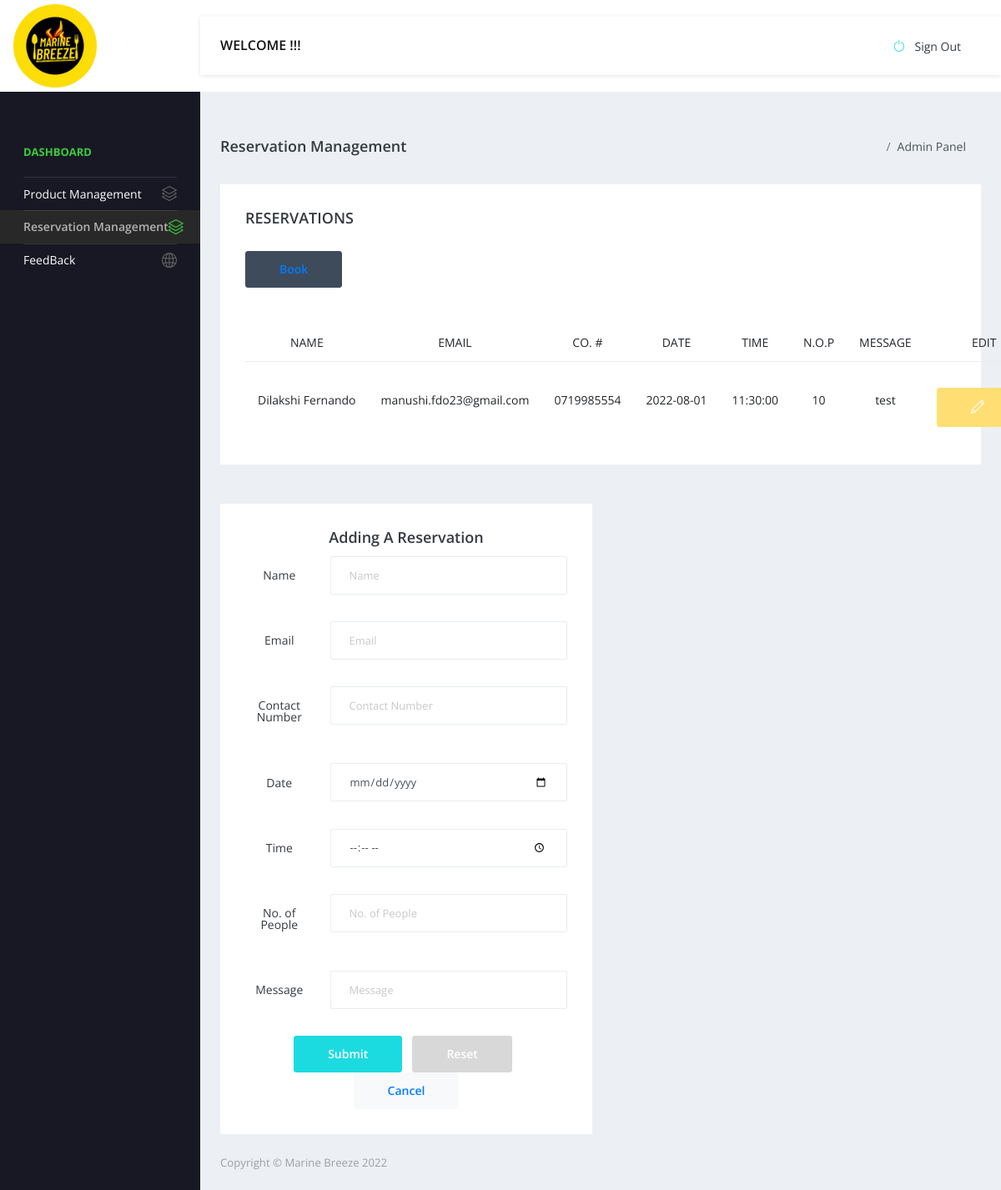
The app's page /pages/reservation/reservation.php, older data.
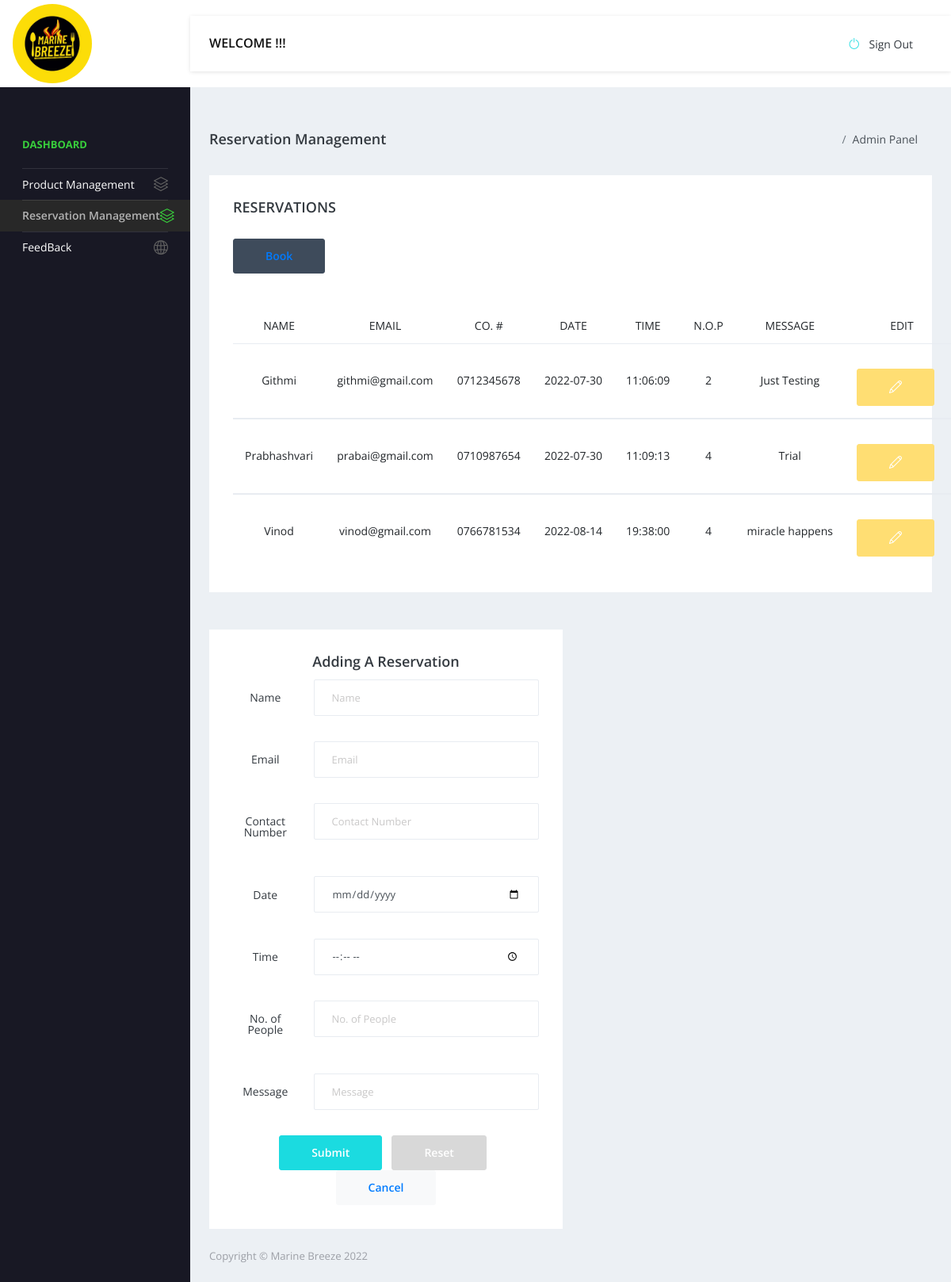
The same page, newer data.
### tables this page shows
CREATE TABLE IF NOT EXISTS `reservation` (
  `rID` int(11) NOT NULL AUTO_INCREMENT,
  `rName` varchar(200) NOT NULL,
  `rEmail` varchar(200) NOT NULL,
  `rContactNumber` varchar(10) NOT NULL,
  `rDate` date NOT NULL,
  `rTime` time NOT NULL,
  `rNoOfPeople` int(11) NOT NULL,
  `rMessage` varchar(500) NOT NULL,
  PRIMARY KEY (`rID`)
);

### pages/reservation/reservation.php (the view, shortened to what this page needs)
<?php
include '../includes/security.php';
include '../includes/header.php';
include '../includes/nav1.php';
?>
<div class="main-panel">
  <div class="content-wrapper">
    <div class="page-header">
      <h3 class="page-title"> Reservation Management </h3>
      <nav aria-label="breadcrumb">
        <ol class="breadcrumb">
          <li class="breadcrumb-item active" aria-current="page">Admin Panel</li>
        </ol>
      </nav>
    </div>
    <div class="row">
      <div class="col-lg-12 grid-margin stretch-card">
        <div class="card">
          <div class="card-body">
            <h4 class="card-title">RESERVATIONS</h4>
            <div class="template-demo">
              <button type="button" class="btn btn-dark" name="addbtn1"><a href="#add">Book</a></button>
            </div>
            <?php
            $query = "SELECT * FROM reservation";
            $query_run = mysqli_query($connection, $query);
            if (mysqli_num_rows($query_run) > 0) {
            ?>
              <table class="table table-hover">
                <thead>
                  <tr align="center">
                    <br>
                    <th>NAME</th>
                    <th>EMAIL</th>
                    <th>CO. #</th>
                    <th>DATE</th>
                    <th>TIME</th>
                    <th>N.O.P</th>
                    <th>MESSAGE</th>
                    <th>EDIT</th>
                  </tr>
                </thead>
                <?php
                while ($row = mysqli_fetch_assoc($query_run)) {
                ?>
                  <tbody>
                    <tr align="center">
                      <td><?php echo $row['rName'] ?></td>
                      <td><?php echo $row['rEmail'] ?></td>
                      <td><?php echo $row['rContactNumber'] ?></td>
                      <td><?php echo $row['rDate'] ?></td>
                      <td><?php echo $row['rTime'] ?></td>
                      <td><?php echo $row['rNoOfPeople'] ?></td>
                      <td><?php echo $row['rMessage'] ?></td>
                      <td align="center">
                        <form action="reservation.php" method="post">
                          <div class="template-demo">
                            <button type="submit" class="btn btn-warning " name="editbtn"><i class="icon-pencil"></i></button>
                          </div>
                        </form>
                      </td>
                    </tr>
                  <?php
                }
                  ?>
                  </tbody>
              </table>
            <?php
            } else {
              echo "No Record Found";
            }
            ?>
          </div>
        </div>
      </div>
    </div>
    <br>
    <div class="row">
      <div class="col-md-6 grid-margin stretch-card" align="center">
        <div class="card" align="center">
          <div class="card-body">
            <h4 class="card-title"><a id="add">Adding a Reservation</a></h4>
            <form action="code.php" method="POST" class="forms-sample">
              <div class="form-group row">
                <label for="name" class="col-sm-3 col-form-label">Name</label>
                <div class="col-sm-9">
                  <input type="text" class="form-control" name="name" placeholder="Name">
                </div>
              </div>
              <div class="form-group row">
                <label for="email" class="col-sm-3 col-form-label">Email</label>
                <div class="col-sm-9">
                  <input type="email" class="form-control" name="email" placeholder="Email">
                </div>
              </div>
              <div class="form-group row">
                <label for="cNo" class="col-sm-3 col-form-label">Contact Number</label>
                <div class="col-sm-9">
                  <input type="text" class="form-control" name="cNo" placeholder="Contact Number">
                </div>
              </div>
              <div class="form-group row">
                <label for="date" class="col-sm-3 col-form-label">Date</label>
                <div class="col-sm-9">
                  <input type="date" class="form-control" name="date" placeholder="Date">
                </div>
              </div>
              <div class="form-group row">
                <label for="time" class="col-sm-3 col-form-label">Time</label>
                <div class="col-sm-9">
                  <input type="time" class="form-control" name="time" placeholder="Time">
                </div>
              </div>
              <div class="form-group row">
                <label for="NOP" class="col-sm-3 col-form-label">No. of People</label>
                <div class="col-sm-9">
                  <input type="number" class="form-control" name="NOP" placeholder="No. of People">
                </div>
              </div>
              <div class="form-group row">
                <label for="msg" class="col-sm-3 col-form-label">Message</label>
                <div class="col-sm-9">
                  <input type="text" class="form-control" name="msg" placeholder="Message">
                </div>
              </div>
              <button type="submit" name="addbtn" class="btn btn-primary mr-2">Submit</button>
              <button type="reset" name="resetbtn" class="btn btn-secondary mr-2">Reset</button>
              <button class="btn btn-light"><a href="reservation.php">Cancel</a></button>
            </form>
          </div>
        </div>
      </div>
      <div class="col-md-6 grid-margin stretch-card" align="center">
                </div>
              </div>
      </div>
      <?php
      include '../includes/footer.php';
      ?>
    </div>
  </div>
</div>
<?php
include '../includes/script.php';
?>

### pages/includes/header.php (shortened to what this page needs)
<!DOCTYPE html>
<html lang="en">
<head>
    <link rel="stylesheet" href="../../vendors/simple-line-icons/css/simple-line-icons.css">
    <link rel="stylesheet" href="../../vendors/flag-icon-css/css/flag-icon.min.css">
    <link rel="stylesheet" href="../../vendors/css/vendor.bundle.base.css">
    <link rel="stylesheet" href="../../css/style.css"
</head>
<body>
    <div class="container-scroller">
        <nav class="navbar default-layout-navbar col-lg-12 col-12 p-0  d-flex flex-row">
            <div class="navbar-brand-fit d-flex align-items-center">
            <a class="navbar-brand brand-logo  ml-3 " >
            <img src="../../images/Logo.jpeg" alt="logo" class="logo-light rounded-circle align-items-center" width="100" height="100"/>
          </a>
            </div>
            <div class="navbar-menu-wrapper d-flex align-items-center flex-grow-2">
                <h5 class="mb-0 font-weight-medium d-flex d-lg">WELCOME !!!</h5>
                <ul class="navbar-nav navbar-nav-left ml-auto">
                    <a class="dropdown-item" href="../login/logout.php"><i class="dropdown-item-icon icon-power text-primary mr-2"></i> Sign Out</a>
                </ul>
            </div>
        </nav>

### pages/includes/nav1.php (shortened to what this page needs)
<div class="container-fluid page-body-wrapper">
    <nav class="sidebar sidebar-offcanvas" id="sidebar">
        <ul class="nav">
            <li class="nav-item nav-profile">
                <a href="#" class="nav-link">
                </a>
            </li>
            <li class="nav-item nav-category">
                <span class="nav-link">Dashboard</span>
            </li>
            <li class="nav-item">
                <a class="nav-link" href="../product/items.php">
                    <span class="menu-title">Product Management</span>
                    <i class="icon-layers menu-icon"></i>
                </a>
            </li>
            <li class="nav-item">
                <a class="nav-link" href="../reservation/reservation.php">
                    <span class="menu-title">Reservation Management</span>
                    <i class="icon-layers menu-icon"></i>
                </a>
            </li>
            <li class="nav-item">
              <a class="nav-link" href="../feedback/feedback.php">
                <span class="menu-title">FeedBack</span>
                <i class="icon-globe menu-icon"></i>
              </a>
            </li>
        </ul>
    </nav>

### pages/includes/footer.php (shortened to what this page needs)
<footer class="footer">
    <div class="d-sm-flex justify-content-center justify-content-sm-between">
        <span class="text-muted d-block text-center text-sm-left d-sm-inline-block">Copyright © Marine Breeze
            2022</span>
    </div>
</footer>

### pages/includes/script.php (shortened to what this page needs)
</body>
</html>

Row changes from the older to the newer data that the page shows:
changed reservation: rName "Dilakshi Fernando" → "Githmi"; rEmail "manushi.fdo23@gmail.com" → "githmi@gmail.com"; rContactNumber "0719985554" → "0712345678"; rDate "2022-08-01" → "2022-07-30"; rTime "11:30:00" → "11:06:09"; rNoOfPeople "10" → "2"; rMessage "test" → "Just Testing"
added reservation: rName "Prabhashvari", rEmail "prabai@gmail.com", rContactNumber "0710987654", rDate "2022-07-30", rTime "11:09:13", rNoOfPeople "4", rMessage "Trial"
added reservation: rName "Vinod", rEmail "vinod@gmail.com", rContactNumber "0766781534", rDate "2022-08-14", rTime "19:38:00", rNoOfPeople "4", rMessage "miracle happens"
